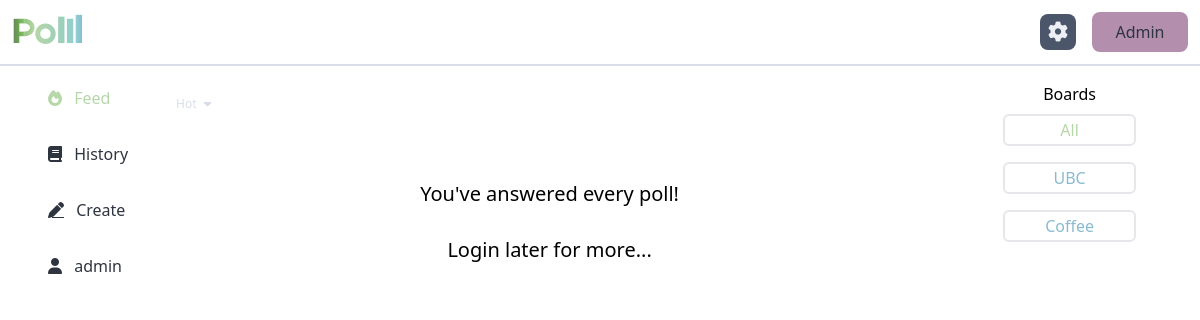
/feed (signed in), run on the app's committed database.
### tables this page shows
CREATE TABLE board (
  id INTEGER PRIMARY KEY,
  name TEXT NOT NULL
);

### polll/home.py (the view)
@home.route("/feed")
@requires_auth
def feed():
    board = request.args.get("board") or "All"
    order = request.args.get("order") or "hot"
    db = get_db()
    cur = db.cursor()
    board_query = "SELECT id FROM board WHERE name=?"
    res = cur.execute(board_query, (board,)).fetchone()
    board_id = dict(res)["id"] if res else "1"
    id_query = """
    SELECT poll.id
    FROM poll
    INNER JOIN poll_board ON poll_id=poll.id
    WHERE board_id = ? AND creator_id != ? AND is_active = 1
    EXCEPT SELECT poll_id FROM (
        SELECT DISTINCT poll_id
        FROM response
        WHERE response.user_id = ?
        UNION
        SELECT DISTINCT poll_id
        FROM report
        WHERE report.creator_id = ?
    )
    """
    user_id = session["user"]["id"]
    res = cur.execute(id_query, (board_id, user_id, user_id, user_id))
    ids = [response["id"] for response in res.fetchall()]
    polls = [query_poll_details(id) for id in ids]
    if order == "hot":
        polls = sorted(polls, key=lambda p: popularity(p), reverse=True)
    if order == "top":
        polls = sorted(polls, key=lambda p: p["votes"], reverse=True)
    if order == "new":
        polls = sorted(polls, key=lambda p: p["date_created"], reverse=True)
    query = "SELECT * FROM board"
    boards = [dict(b) for b in cur.execute(query).fetchall()]
    session["admin"] = False
    session["tab"] = "feed"
    session["board"] = board
    session["feed"] = order
    return render_template("home/feed.html", session=session, polls=polls, boards=boards)

### polll/auth.py (called while the page is built)
def requires_auth(f):
    @wraps(f)
    def decorated(*args, **kwargs):
        if not session["user"]:
            return redirect(url_for('home.index'))
        return f(*args, **kwargs)
    return decorated

### polll/db.py (called while the page is built)
def get_db():
    if "db" not in g:
        g.db = sqlite3.connect(
            current_app.config["DATABASE"],
            detect_types=sqlite3.PARSE_DECLTYPES
        )
        g.db.row_factory = sqlite3.Row
    return g.db

### polll/templates/home/feed.html (shortened to what this page needs)
{% extends "home/home.html" %}
{% block home_content %}
  <div class="relative select-none">
    <button id="filter-dropdown-btn" class="relative rounded-xl text-nord-4 hover:bg-nord-2 font-light text-xs px-2 py-1" onclick="toggle_filter_dropdown()">
      {{ session.feed.capitalize() }} <i class="px-1 fa fa-caret-down"></i>
    </button>
  </div>
  {% if polls %}
    {% for poll in polls %}
      {% include poll["poll_template"] %}
    {% endfor %}
  {% else %}
    <div class="flex flex-row text-center items-center justify-center py-16 select-none">
      <p class="text-xl font-light">
        {% if session.board == "All" %}
        You've answered every poll!
        {% else %}
        You've answered every poll in {{ session.board }}!
        {% endif %}
        <br />
        <br />
        Login later for more...
      </p>
    </div>
  {% endif %}
{% endblock %}

### polll/templates/home/home.html (shortened to what this page needs)
{% extends "base.html" %}
{% block body %}
<main id="main">
  <div class="w-screen h-screen flex flex-col dark:text-nord-4 dark:bg-gradient-to-t dark:from-grad-start dark:to-grad-end">
    {% include "navbar.html" %}
    <div class="flex overflow-hidden flex-row grow md:pt-4">
      <div class="hidden p-2 md:flex md:justify-center md:px-8 select-none">
          <div class="flex flex-col overflow-hidden items-start h-full min-w-max">
            {{ macs.buttons() }}
          </div>
      </div>
      <div id="home-content" class="w-full overflow-auto  p-2 no-scrollbar select-none">
        {% block home_content %}{% endblock %}
      </div>
      <div class="hidden md:flex md:justify-center md:items-center md:px-16 select-none">
        {% if session.tab == "feed" %}
        <div class="flex flex-col overflow-hidden items-center h-full min-w-max">
          <p class="mb-2 font-light">Boards</p>
            {% for board in boards %}
              <a class="flex flex-row items-center justify-center rounded-md w-full h-8 border-2 dark:border-nord-3 mb-4 px-10 font-light text-polll-blue {% if session.board == board.name %} text-polll-green {% endif %}"
                href="{{ url_for('home.feed', board = board.name, order = session.feed) }}"
              >
                {{ board.name }}
              </a>
            {% endfor %}
        </div>
        {% endif %}
      </div>
    </div>
  </div>
</main>
{% endblock %}

### data on the page
board: name "All"
board: name "UBC"
board: name "Coffee"

### other printed values
{{ session.user.username }} "admin"
{{ session.feed.capitalize() }} "Hot"
